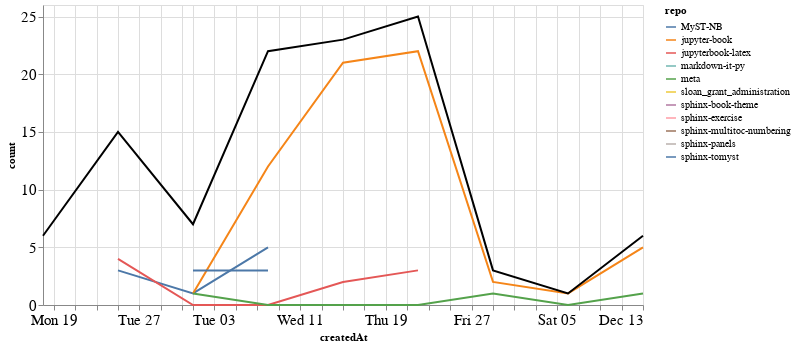

Notebook code for this chart:
### Markdown cell above
### Comments

### Code cell
comments_time = comments.groupby('repo').resample('W', on='createdAt').count()['author'].reset_index()
comments_time = comments_time.rename(columns={'author': 'count'})
comments_time_total = comments_time.groupby('createdAt').agg({"count": "sum"}).reset_index()
ch1 = alt.Chart(comments_time, width=600).mark_line().encode(
    x='createdAt',
    y='count',
    color='repo',
    tooltip="repo"
)

ch2 = alt.Chart(comments_time_total, width=600).mark_line(color="black").encode(
    x='createdAt',
    y='count',
)

ch1 + ch2

### Figure 1 — Vega-Lite specification as saved in the notebook (floating-point values rounded to 4 significant figures)
{"config": {"axisLeft": {"labelFontSize": 15}, "axisBottom": {"labelFontSize": 15}}, "layer": [{"data": {"name": "data-eafbaaf5efe0d902a637ebf1f03eb7fc"}, "mark": "line", "encoding": {"color": {"type": "nominal", "field": "repo"}, "tooltip": {"type": "nominal", "field": "repo"}, "x": {"type": "temporal", "field": "createdAt"}, "y": {"type": "quantitative", "field": "count"}}, "width": 600}, {"data": {"name": "data-0986ac49c72b758a3e882cc8bc95a42b"}, "mark": {"type": "line", "color": "black"}, "encoding": {"x": {"type": "temporal", "field": "createdAt"}, "y": {"type": "quantitative", "field": "count"}}, "width": 600}], "$schema": "https://vega.github.io/schema/vega-lite/v4.8.1.json", "datasets": {"data-eafbaaf5efe0d902a637ebf1f03eb7fc": [{"repo": "MyST-NB", "createdAt": "2020-10-25T00:00:00", "count": 3}, {"repo": "MyST-NB", "createdAt": "2020-11-01T00:00:00", "count": 1}, {"repo": "MyST-NB", "createdAt": "2020-11-08T00:00:00", "count": 5}, {"repo": "jupyter-book", "createdAt": "2020-11-01T00:00:00", "count": 1}, {"repo": "jupyter-book", "createdAt": "2020-11-08T00:00:00", "count": 12}, {"repo": "jupyter-book", "createdAt": "2020-11-15T00:00:00", "count": 21}, {"repo": "jupyter-book", "createdAt": "2020-11-22T00:00:00", "count": 22}, {"repo": "jupyter-book", "createdAt": "2020-11-29T00:00:00", "count": 2}, {"repo": "jupyter-book", "createdAt": "2020-12-06T00:00:00", "count": 1}, {"repo": "jupyter-book", "createdAt": "2020-12-13T00:00:00", "count": 5}, {"repo": "jupyterbook-latex", "createdAt": "2020-10-25T00:00:00", "count": 4}, {"repo": "jupyterbook-latex", "createdAt": "2020-11-01T00:00:00", "count": 0}, {"repo": "jupyterbook-latex", "createdAt": "2020-11-08T00:00:00", "count": 0}, {"repo": "jupyterbook-latex", "createdAt": "2020-11-15T00:00:00", "count": 2}, {"repo": "jupyterbook-latex", "createdAt": "2020-11-22T00:00:00", "count": 3}, {"repo": "markdown-it-py", "createdAt": "2020-10-25T00:00:00", "count": 8}, {"repo": "meta", "createdAt": "2020-11-01T00:00:00", "count": 1}, {"repo": "meta", "createdAt": "2020-11-08T00:00:00", "count": 0}, {"repo": "meta", "createdAt": "2020-11-15T00:00:00", "count": 0}, {"repo": "meta", "createdAt": "2020-11-22T00:00:00", "count": 0}, {"repo": "meta", "createdAt": "2020-11-29T00:00:00", "count": 1}, {"repo": "meta", "createdAt": "2020-12-06T00:00:00", "count": 0}, {"repo": "meta", "createdAt": "2020-12-13T00:00:00", "count": 1}, {"repo": "sloan_grant_administration", "createdAt": "2020-10-18T00:00:00", "count": 2}, {"repo": "sphinx-book-theme", "createdAt": "2020-11-08T00:00:00", "count": 2}, {"repo": "sphinx-exercise", "createdAt": "2020-10-18T00:00:00", "count": 1}, {"repo": "sphinx-multitoc-numbering", "createdAt": "2020-11-01T00:00:00", "count": 1}, {"repo": "sphinx-panels", "createdAt": "2020-10-18T00:00:00", "count": 3}, {"repo": "sphinx-tomyst", "createdAt": "2020-11-01T00:00:00", "count": 3}, {"repo": "sphinx-tomyst", "createdAt": "2020-11-08T00:00:00", "count": 3}], "data-0986ac49c72b758a3e882cc8bc95a42b": [{"createdAt": "2020-10-18T00:00:00", "count": 6}, {"createdAt": "2020-10-25T00:00:00", "count": 15}, {"createdAt": "2020-11-01T00:00:00", "count": 7}, {"createdAt": "2020-11-08T00:00:00", "count": 22}, {"createdAt": "2020-11-15T00:00:00", "count": 23}, {"createdAt": "2020-11-22T00:00:00", "count": 25}, {"createdAt": "2020-11-29T00:00:00", "count": 3}, {"createdAt": "2020-12-06T00:00:00", "count": 1}, {"createdAt": "2020-12-13T00:00:00", "count": 6}]}}
